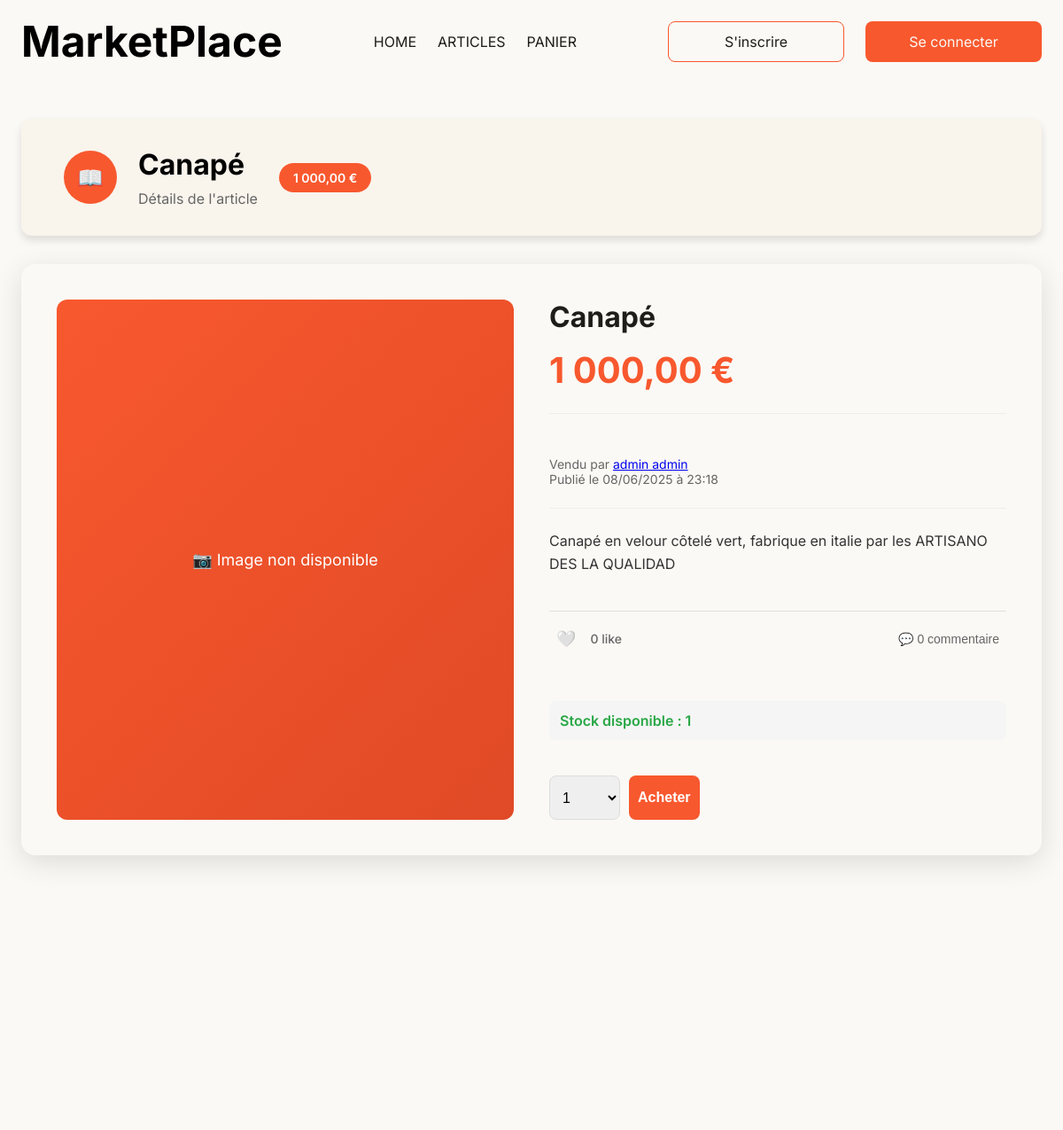
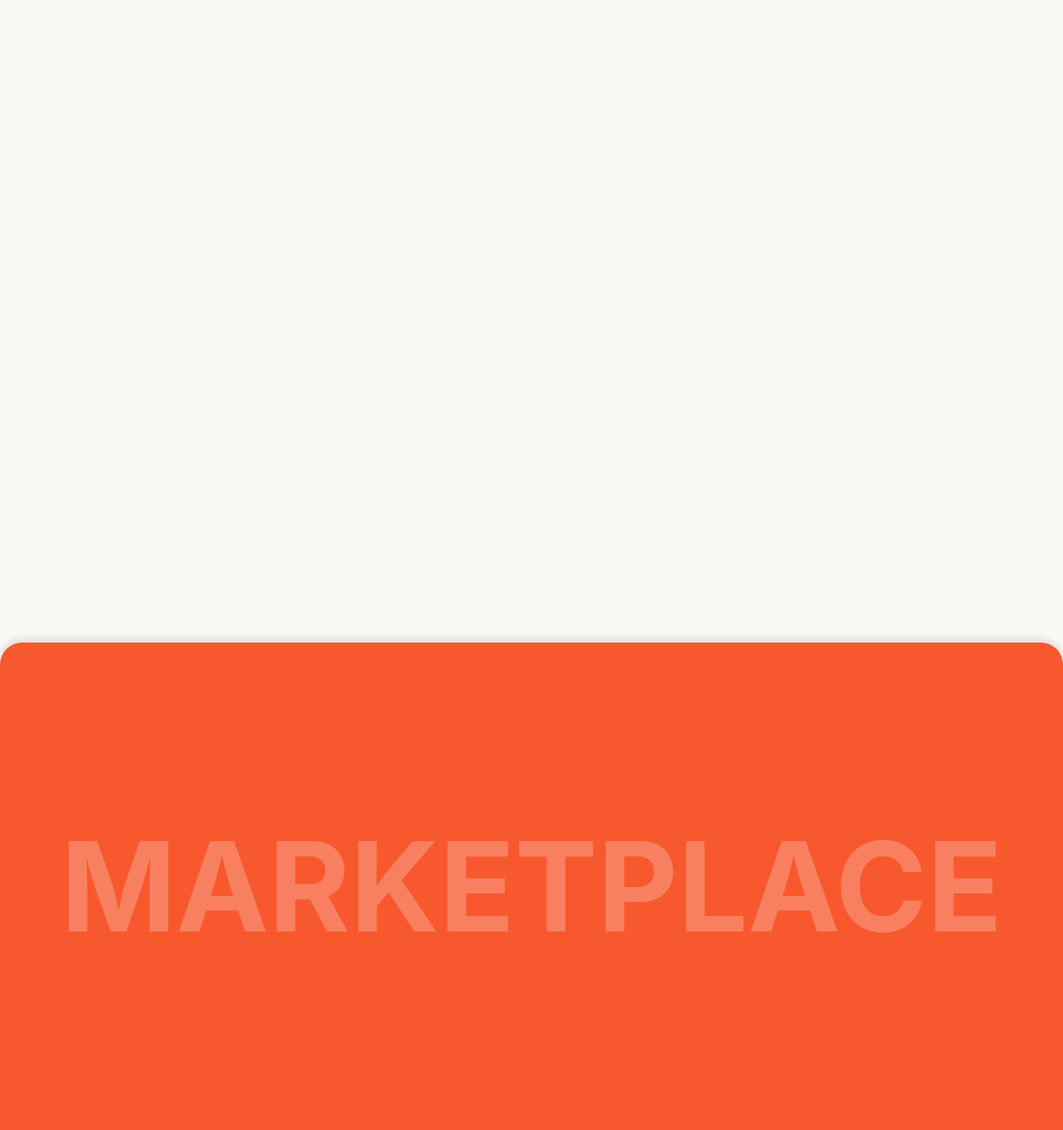
/articleDetail.php?id=37, run on the app's committed database (2 pictures, top to bottom).
### tables this page shows
CREATE TABLE IF NOT EXISTS `articles` (
  `id` int NOT NULL AUTO_INCREMENT,
  `nom` varchar(100) NOT NULL,
  `description` text,
  `prix` decimal(10,2) NOT NULL,
  `date_publication` datetime DEFAULT CURRENT_TIMESTAMP,
  `auteur_id` int NOT NULL,
  `image_url` varchar(255) DEFAULT NULL,
  PRIMARY KEY (`id`),
  KEY `auteur_id` (`auteur_id`)
);

CREATE TABLE IF NOT EXISTS `utilisateurs` (
  `id` int NOT NULL AUTO_INCREMENT,
  `nom` varchar(100) NOT NULL,
  `prenom` varchar(100) NOT NULL,
  `email` varchar(191) NOT NULL,
  `mot_de_passe` varchar(255) NOT NULL,
  `profile_picture` longblob,
  `sold` decimal(10,2) DEFAULT '0.00',
  `date_creation` datetime DEFAULT CURRENT_TIMESTAMP,
  `role` varchar(50) DEFAULT 'user',
  PRIMARY KEY (`id`),
  UNIQUE KEY `email` (`email`)
);

### articleDetail.php (the view, shortened to what this page needs)
<?php
require_once 'includes/db.php';
$id = intval($_GET['id']);
$stmt = $conn->prepare("SELECT a.*, a.id as articles_id, a.nom AS article_nom,
                        u.nom AS user_nom, u.prenom,
                        COALESCE(s.quantite, 0) as stock_disponible
                        FROM articles a
                        LEFT JOIN utilisateurs u ON a.auteur_id = u.id
                        LEFT JOIN stock s ON a.id = s.article_id
                        WHERE a.id = ?");
$stmt->execute([$id]);
$article = $stmt->fetch();
$likes_stmt = $conn->prepare("SELECT COUNT(*) as likes_count FROM likes WHERE article_id = ?");
$likes_stmt->execute([$id]);
$likes = $likes_stmt->fetch();
$likes_count = $likes ? $likes['likes_count'] : 0;
$user_liked = false;
$comments_stmt = $conn->prepare("SELECT c.contenu, c.date_commentaire, u.id, u.prenom, u.nom
                                 FROM commentaires c
                                 JOIN utilisateurs u ON c.utilisateur_id = u.id
                                 WHERE c.article_id = ?
                                 ORDER BY c.date_commentaire DESC");
$comments_stmt->execute([$id]);
$comments = $comments_stmt->fetchAll(PDO::FETCH_ASSOC);
$comments_count = count($comments);
?>
<!DOCTYPE html>
<html lang="fr">
<head>
    <link rel="stylesheet" href="assets/css/style.css">
</head>
<body>
    <div class="container">
        <nav class="navbar">
            <a href="index.php" class="logo">MarketPlace</a>
            <div class="nav-links">
                <a href="index.php" class="nav-link">HOME</a>
                <a href="articles.php" class="nav-link">ARTICLES</a>
                <a href="panier.php" class="nav-link">PANIER</a>
            </div>
            <div class="nav-buttons">
                <?php if (isset($_SESSION['user_id'])): ?>
                    <a href="profile.php" class="btn-secondary">Mon Profil</a>
                    <a href="vente.php" class="btn-primary">Vends tes articles !</a>
                <?php else: ?>
                    <a href="register.php" class="btn-secondary">S'inscrire</a>
                    <a href="login.php" class="btn-primary">Se connecter</a>
                <?php endif; ?>
            </div>
        </nav>
        <section class="articles-section">
            <div class="articles-header">
                <div class="header-content">
                    <div class="articles-icon">📖</div>
                    <div>
                        <h1 class="articles-title"><?= htmlspecialchars($article['article_nom']) ?></h1>
                        <p class="articles-subtitle">Détails de l'article</p>
                    </div>
                </div>
                <div class="articles-count">
                    <?= number_format($article['prix'], 2, ',', ' ') ?> €
                </div>
            </div>
            <div class="detail-container">
                <div class="detail-image-container">
                    <?php if (!empty($article['image_url'])): ?>
                        <div class="detail-image" style="display: none; background: linear-gradient(135deg, #F8582E, #e04a26); color: white; font-size: 18px; align-items: center; justify-content: center;">
                            📷 Image non disponible
                        </div>
                    <?php else: ?>
                        <div class="detail-image" style="background: linear-gradient(135deg, #F8582E, #e04a26); display: flex; align-items: center; justify-content: center; color: white; font-size: 18px;">
                            📷 Aucune image
                        </div>
                    <?php endif; ?>
                </div>
                <div class="detail-content">
                    <div class="detail-header">
                        <h1 class="detail-title"><?= htmlspecialchars($article['article_nom']) ?></h1>
                        <div class="detail-price"><?= number_format($article['prix'], 2, ',', ' ') ?> €</div>
                    </div>
                    <div class="detail-meta">
                        Vendu par <a href="profile.php?id=<?= $article['auteur_id'] ?>" class="user-link">
                            <?= htmlspecialchars($article['prenom'] . ' ' . $article['user_nom']) ?>
                        </a><br>
                        Publié le <?= date('d/m/Y à H:i', strtotime($article['date_publication'])) ?>
                    </div>
                    <div class="detail-description">
                        <?= nl2br(htmlspecialchars($article['description'])) ?>
                    </div>
                    <div class="product-interactions">
                        <div class="interactions-bar">
                            <div class="like-section">
                                <?php if (isset($_SESSION['user_id'])): ?>
                                    <form method="post" style="display: inline;">
                                        <input type="hidden" name="action" value="toggle_like">
                                        <button type="submit" class="like-btn <?= $user_liked ? 'liked' : '' ?>">
                                            <?= $user_liked ? '❤️' : '🤍' ?>
                                        </button>
                                    </form>
                                <?php else: ?>
                                    <span class="like-btn">🤍</span>
                                <?php endif; ?>
                                <span class="like-count"><?= $likes_count ?> like<?= $likes_count > 1 ? 's' : '' ?></span>
                            </div>
                            <button class="comments-toggle" onclick="toggleComments()">
                                💬 <?= $comments_count ?> commentaire<?= $comments_count > 1 ? 's' : '' ?>
                            </button>
                        </div>
                    </div>
                    <div class="stock-info">
                        <?php if ($article['stock_disponible'] > 0): ?>
                            <p class="stock-available">Stock disponible : <?= $article['stock_disponible'] ?></p>
                        <?php else: ?>
                            <p class="stock-unavailable">Article épuisé</p>
                        <?php endif; ?>
                    </div>
                    <div class="detail-actions">
                        <form method="post" class="cart-form">
                            <div class="quantity-selector">
                                <select name="quantity" class="form-select" <?= ($article['stock_disponible'] <= 0) ? 'disabled' : '' ?>>
                                    <?php for($i = 1; $i <= $article['stock_disponible']; $i++): ?>
                                        <option value="<?= $i ?>"><?= $i ?></option>
                                    <?php endfor; ?>
                                </select>
                                <button type="submit" class="btn-cart" <?= ($article['stock_disponible'] <= 0) ? 'disabled' : '' ?>>
                                    <?= ($article['stock_disponible'] > 0) ? 'Acheter' : 'Article épuisé' ?>
                                </button>
                            </div>
                        </form>
                    </div>
                </div>
            </div>
        </section>
    </div>
    <footer class="footer">
        <h2 class="footer-title">MARKETPLACE</h2>
    </footer>
</body>
</html>

### data on the page
articles: nom "Canapé", prix "1 000,00", auteur.nom "admin admin", date_publication "08/06/2025 à 23:18", description "Canapé en velour côtelé vert, fabrique en italie par les ARTISANO DES LA QUALIDAD"

### other printed values
$likes_count "0"
$comments_count "0"
$article['stock_disponible'] "1"
form field quantity "1"
